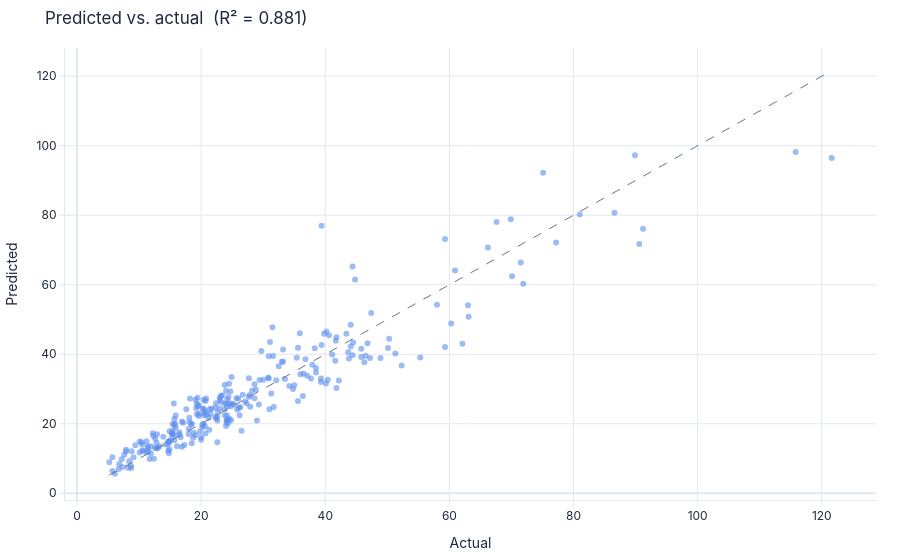

Notebook source saved alongside this figure:
### Code cell
experimento.plot_model(modelo_elegido, plot='prediction_error')

### Figure 1 — Plotly figure (JSON) as saved in the notebook; plotly's stock layout.template omitted (floating-point values rounded to 4 significant figures; data arrays with more than 128 entries replaced by an {"elided": "..."} marker saying what was removed)
{"data": [{"hovertemplate": "Actual: %{x:.3f}<br>Predicted: %{y:.3f}<extra></extra>", "marker": {"color": "#5B8DEF", "opacity": 0.6, "size": 6}, "mode": "markers", "name": "Predictions", "type": "scatter", "x": {"elided": "270 float values"}, "y": {"elided": "270 float values"}}, {"hoverinfo": "skip", "line": {"color": "#64748B", "dash": "dash", "width": 1}, "mode": "lines", "name": "Perfect prediction", "type": "scatter", "x": [5.2, 121.6], "y": [5.2, 121.6]}], "layout": {"font": {"color": "#1E293B", "family": "Inter, system-ui, sans-serif", "size": 12}, "hoverlabel": {"bgcolor": "white", "bordercolor": "#E2E8F0", "font": {"family": "Inter, system-ui, sans-serif", "size": 12}}, "legend": {"bgcolor": "rgba(0,0,0,0)", "borderwidth": 0, "orientation": "h", "x": 0, "y": -0.18}, "margin": {"b": 48, "l": 56, "r": 24, "t": 48}, "paper_bgcolor": "rgba(0,0,0,0)", "plot_bgcolor": "rgba(0,0,0,0)", "showlegend": false, "title": {"text": "Predicted vs. actual  (R² = 0.881)"}, "xaxis": {"automargin": true, "gridcolor": "#E2E8F0", "linecolor": "#E2E8F0", "tickcolor": "#E2E8F0", "ticks": "outside", "title": {"text": "Actual"}, "zerolinecolor": "#E2E8F0"}, "yaxis": {"automargin": true, "gridcolor": "#E2E8F0", "linecolor": "#E2E8F0", "tickcolor": "#E2E8F0", "ticks": "outside", "title": {"text": "Predicted"}, "zerolinecolor": "#E2E8F0"}}}
